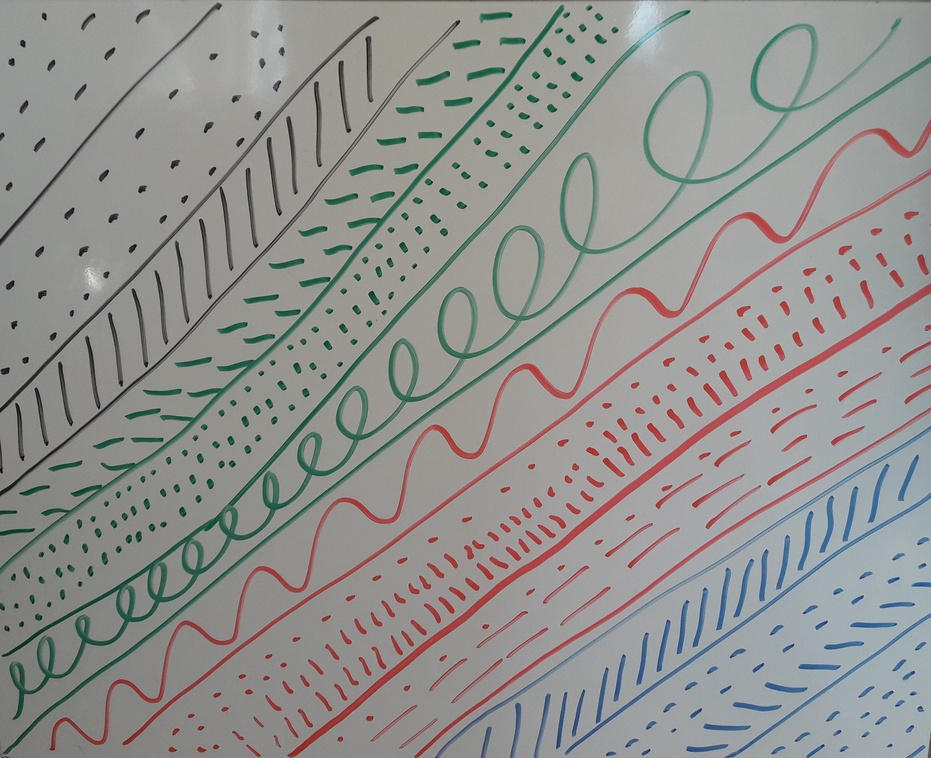
#> input picture rgb.jpg, 931 x 758 px, shrunk from 2685 x 2186 before the run
$ python greyscale.py
#> lines starting #> are read from the running program, lines starting #| are printed output that depends on the picture
# -*- coding: utf-8 -*-
"""
Created on Fri Nov 13 15:30:54 2020

@author: LordDio
"""
import numpy as np
import matplotlib.pyplot as plt
from PIL import Image
import PIL as pil


fname = 'rgb.jpg'
'''
imageP = Image.open(fname).convert("P")
imageL = Image.open(fname).convert("L")
arrL = np.asarray(imageP)
arrP = np.asarray(imageL)
plt.imshow(arrP)
plt.imshow(arrL)
#plt.imshow(arrL, cmap='gray', vmin=0, vmax=255)
'''


img = Image.open(fname)
#> img is the input picture: PIL image 931x758 RGB; mean R, G, B 146.1, 145.9, 143.5
img1 = Image.open(fname).convert("LA")
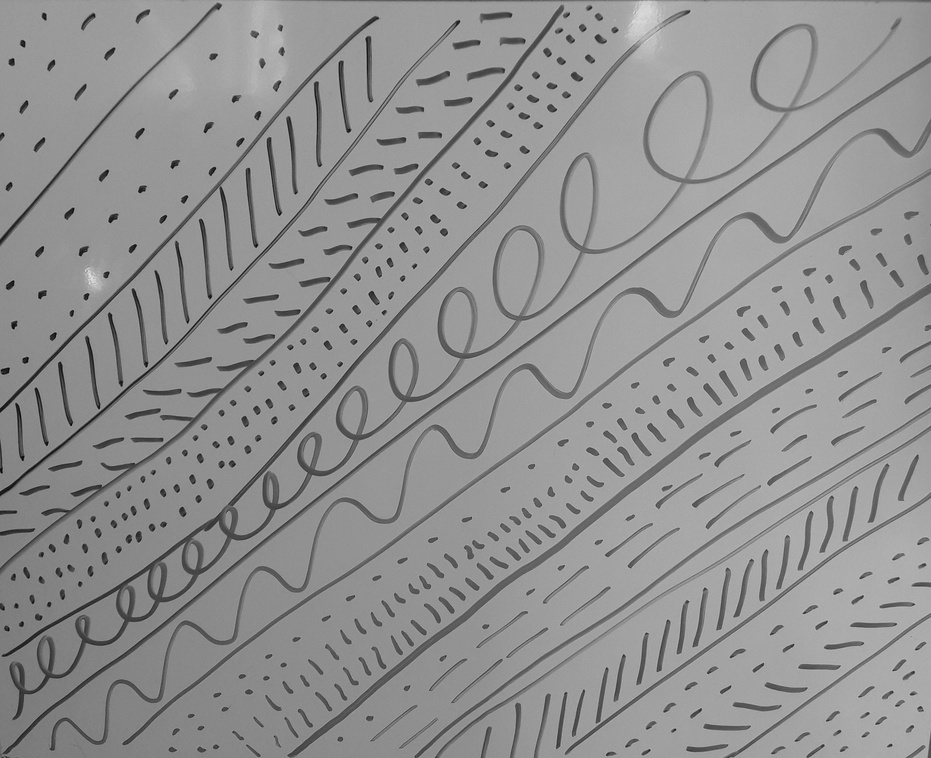
#> img1: PIL image 931x758 LA; mean R, G, B, A 145.7, 145.7, 145.7, 255
arr1 = np.asarray(img1)
plt.imshow(img1)
#plt.imshow(arr1, cmap='gray', vmin=0, vmax=1)
img1.show()
img1.save('bool.png')
